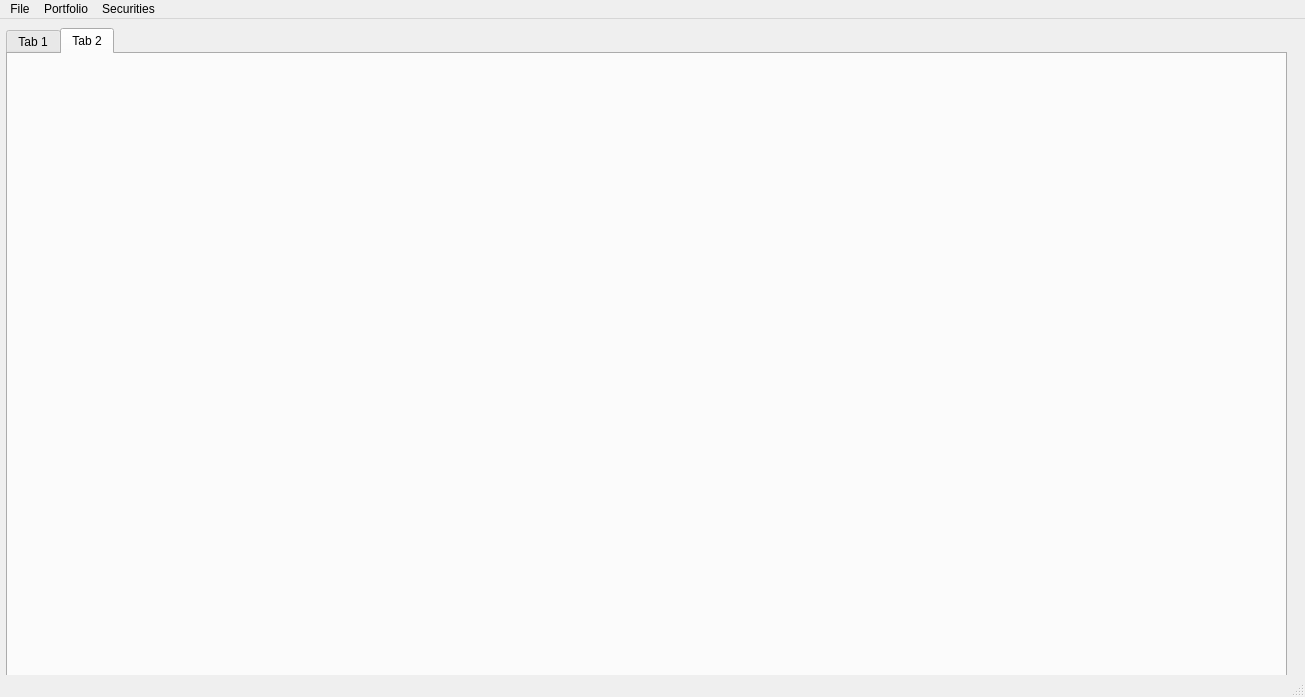
<?xml version="1.0" encoding="UTF-8"?>
<ui version="4.0">
 <class>MainWindow</class>
 <widget class="QMainWindow" name="MainWindow">
  <property name="geometry">
   <rect>
    <x>0</x>
    <y>0</y>
    <width>1305</width>
    <height>697</height>
   </rect>
  </property>
  <property name="windowTitle">
   <string>MainWindow</string>
  </property>
  <widget class="QWidget" name="centralwidget">
   <widget class="QTabWidget" name="tabWidget">
    <property name="geometry">
     <rect>
      <x>6</x>
      <y>9</y>
      <width>1281</width>
      <height>661</height>
     </rect>
    </property>
    <property name="currentIndex">
     <number>1</number>
    </property>
    <widget class="BaseTotalDisplay" name="dummy1">
     <property name="sizePolicy">
      <sizepolicy hsizetype="Expanding" vsizetype="Expanding">
       <horstretch>0</horstretch>
       <verstretch>0</verstretch>
      </sizepolicy>
     </property>
     <property name="autoFillBackground">
      <bool>true</bool>
     </property>
     <attribute name="title">
      <string>Tab 1</string>
     </attribute>
    </widget>
    <widget class="BaseTotalDisplay" name="dummy2">
     <attribute name="title">
      <string>Tab 2</string>
     </attribute>
    </widget>
   </widget>
  </widget>
  <widget class="QMenuBar" name="menubar">
   <property name="geometry">
    <rect>
     <x>0</x>
     <y>0</y>
     <width>1305</width>
     <height>22</height>
    </rect>
   </property>
   <property name="sizePolicy">
    <sizepolicy hsizetype="Preferred" vsizetype="Preferred">
     <horstretch>0</horstretch>
     <verstretch>0</verstretch>
    </sizepolicy>
   </property>
   <widget class="QMenu" name="menuFile">
    <property name="title">
     <string>File</string>
    </property>
   </widget>
   <widget class="QMenu" name="menuPortfolio">
    <property name="title">
     <string>Portfolio</string>
    </property>
   </widget>
   <widget class="QMenu" name="menuSecurities">
    <property name="title">
     <string>Securities</string>
    </property>
    <addaction name="getStockAction"/>
   </widget>
   <addaction name="menuFile"/>
   <addaction name="menuPortfolio"/>
   <addaction name="menuSecurities"/>
  </widget>
  <widget class="QStatusBar" name="statusbar"/>
  <action name="getStockAction">
   <property name="text">
    <string>Get Stock</string>
   </property>
  </action>
 </widget>
 <customwidgets>
  <customwidget>
   <class>BaseTotalDisplay</class>
   <extends>QWidget</extends>
   <header>basetotaldisplay.h</header>
   <container>1</container>
  </customwidget>
 </customwidgets>
 <resources/>
 <connections/>
</ui>
